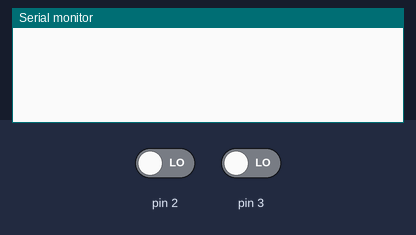
This sketch was run on a simulated Arduino Uno, built with avr-gcc and run on an emulated ATmega328P. On the bench: the last lines printed to the serial monitor. The test bench sets the inputs (shaded band); at power-on: pin 2 LOW, pin 3 LOW.

Above: at 1.2 s.
1.3 s: pin 2 driven HIGH
At 2.1 s:
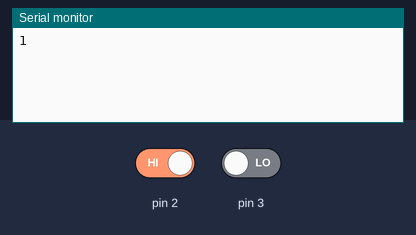
2.8 s: pin 3 driven HIGH
At 3.2 s:
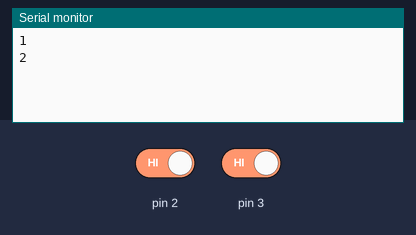
4.3 s: pin 2 driven LOW
At 5.5 s:
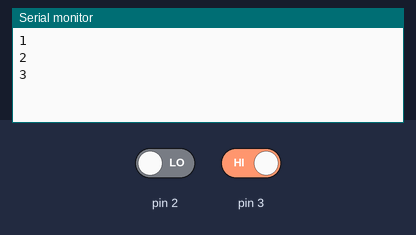
5.8 s: pin 3 driven LOW
At 6.7 s:
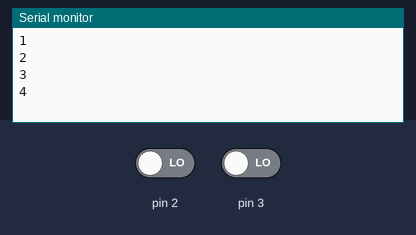
Timing chart, 0 to 8.3 s (numbered marks = the images above; inputs shaded):
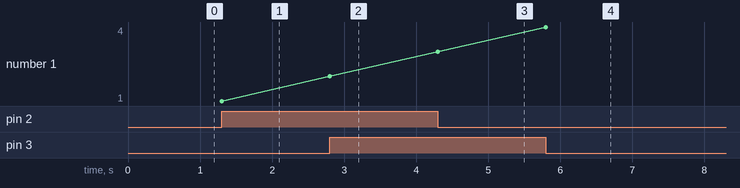

Measured:
- after the input at 1.3 s, the serial monitor: prints a new line at once (image 1)
- after the input at 2.8 s, the serial monitor: prints a new line at once (image 2)
- after the input at 4.3 s, the serial monitor: prints a new line at once (image 3)
- after the input at 5.8 s, the serial monitor: prints a new line at once (image 4)
- plotted number 1: 1 → 2 after the input at 2.8 s, 2 → 3 after the input at 4.3 s, 3 → 4 after the input at 5.8 s

The sketch:

Encoder_test.ino
```cpp
#include "Encoder.h"

unsigned int cpr = 930;
double last_angle_left = 0.0;
double last_angle_right = 0.0;

Encoder* enc_left = new Encoder(2, 3, cpr);
Encoder* enc_right = new Encoder(18, 19, cpr);

void enc_left_A()
{
  enc_left->A_interrupt();
}

void enc_left_B()
{
  enc_left->B_interrupt();
}

void enc_right_A()
{
  enc_right->A_interrupt();
}

void enc_right_B()
{
  enc_right->B_interrupt();
}

void setup() {
  // put your setup code here, to run once:
  Serial.begin(9600);
  attachInterrupt(digitalPinToInterrupt(enc_left->pinA), enc_left_A, CHANGE);
  attachInterrupt(digitalPinToInterrupt(enc_left->pinB), enc_left_B, CHANGE);
  attachInterrupt(digitalPinToInterrupt(enc_right->pinA), enc_right_A, CHANGE);
  attachInterrupt(digitalPinToInterrupt(enc_right->pinB), enc_right_B, CHANGE);
}

void loop() {
  // put your main code here, to run repeatedly:
  if(enc_left->count != last_angle_left)
  {
    Serial.println(enc_left->count);
    last_angle_left = enc_left->count;
  }
  if(enc_right->count != last_angle_right)
  {
    Serial.println(enc_right->count);
    last_angle_right = enc_right->count;
  }

}
```

Encoder.cpp
```cpp
#include "Encoder.h"

Encoder::Encoder(int pinA, int pinB, unsigned int cpr)
{
  this->pinA = pinA;
  this->pinB = pinB;
  this->cpr = cpr;

  this->count = 0;
  this->count_old = count;

  pinMode(this->pinA, INPUT);
  pinMode(this->pinB, INPUT);
}

void Encoder::A_interrupt()
{
  this->B_new == this->A_old ? this->count++ : this->count--;
  this->A_old = digitalRead(this->pinA);
  //Serial.println(this->count);
}

void Encoder::B_interrupt()
{
  this->B_new = digitalRead(this->pinB);
  this->B_new == this->A_old ? this->count++ : this->count--;
  //Serial.println(this->count);
}
```

Encoder.h
```cpp
#ifndef Encoder_h
#define Encoder_h

#include "Arduino.h"

struct Encoder
{
  Encoder(int pinA, int pinB, unsigned int cpr);

  int pinA, pinB;
  //cycles per revolution
  unsigned int cpr;

  volatile long count;
  long count_old;

  long A_old;
  long B_new;

  void A_interrupt();
  void B_interrupt();
};

#endif
```
